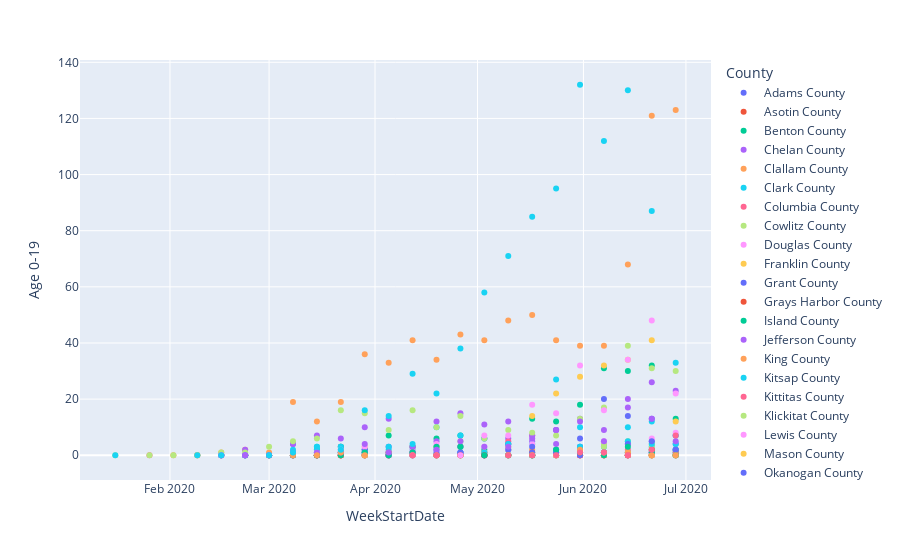

This figure's notebook cell:
### Code cell
px.scatter(df, x="WeekStartDate", y="Age 0-19", color='County')

### Figure 1 — Plotly figure (JSON) as saved in the notebook; plotly's stock layout.template omitted (floating-point values rounded to 4 significant figures)
{"data": [{"hoverlabel": {"namelength": 0}, "hovertemplate": "County=Adams County<br>WeekStartDate=%{x}<br>Age 0-19=%{y}", "legendgroup": "Adams County", "marker": {"color": "#636efa", "symbol": "circle"}, "mode": "markers", "name": "Adams County", "showlegend": true, "type": "scatter", "x": ["2020-03-08", "2020-03-15", "2020-03-22", "2020-03-29", "2020-04-05", "2020-04-12", "2020-04-19", "2020-04-26", "2020-05-03", "2020-05-10", "2020-05-17", "2020-05-24", "2020-05-31", "2020-06-07", "2020-06-14", "2020-06-21", "2020-06-28"], "xaxis": "x", "y": [0, 0, 0, 2, 1, 0, 0, 0, 1, 0, 0, 2, 6, 1, 1, 1, 2], "yaxis": "y"}, {"hoverlabel": {"namelength": 0}, "hovertemplate": "County=Asotin County<br>WeekStartDate=%{x}<br>Age 0-19=%{y}", "legendgroup": "Asotin County", "marker": {"color": "#EF553B", "symbol": "circle"}, "mode": "markers", "name": "Asotin County", "showlegend": true, "type": "scatter", "x": ["2020-03-15", "2020-03-29", "2020-04-05", "2020-04-12", "2020-04-19", "2020-05-17", "2020-05-31", "2020-06-21"], "xaxis": "x", "y": [0, 0, 0, 1, 0, 0, 0, 0], "yaxis": "y"}, {"hoverlabel": {"namelength": 0}, "hovertemplate": "County=Benton County<br>WeekStartDate=%{x}<br>Age 0-19=%{y}", "legendgroup": "Benton County", "marker": {"color": "#00cc96", "symbol": "circle"}, "mode": "markers", "name": "Benton County", "showlegend": true, "type": "scatter", "x": ["2020-02-16", "2020-03-01", "2020-03-08", "2020-03-15", "2020-03-22", "2020-03-29", "2020-04-05", "2020-04-12", "2020-04-19", "2020-04-26", "2020-05-03", "2020-05-10", "2020-05-17", "2020-05-24", "2020-05-31", "2020-06-07", "2020-06-14", "2020-06-21", "2020-06-28"], "xaxis": "x", "y": [0, 0, 0, 2, 3, 2, 7, 3, 6, 7, 2, 4, 13, 12, 18, 31, 30, 32, 13], "yaxis": "y"}, {"hoverlabel": {"namelength": 0}, "hovertemplate": "County=Chelan County<br>WeekStartDate=%{x}<br>Age 0-19=%{y}", "legendgroup": "Chelan County", "marker": {"color": "#ab63fa", "symbol": "circle"}, "mode": "markers", "name": "Chelan County", "showlegend": true, "type": "scatter", "x": ["2020-02-09", "2020-03-08", "2020-03-15", "2020-03-22", "2020-03-29", "2020-04-05", "2020-04-12", "2020-04-19", "2020-04-26", "2020-05-03", "2020-05-10", "2020-05-17", "2020-05-24", "2020-05-31", "2020-06-07", "2020-06-14", "2020-06-21", "2020-06-28"], "xaxis": "x", "y": [0, 0, 0, 0, 1, 0, 1, 5, 1, 6, 6, 5, 4, 2, 4, 0, 5, 7], "yaxis": "y"}, {"hoverlabel": {"namelength": 0}, "hovertemplate": "County=Clallam County<br>WeekStartDate=%{x}<br>Age 0-19=%{y}", "legendgroup": "Clallam County", "marker": {"color": "#FFA15A", "symbol": "circle"}, "mode": "markers", "name": "Clallam County", "showlegend": true, "type": "scatter", "x": ["2020-03-01", "2020-03-08", "2020-03-15", "2020-03-29", "2020-04-05", "2020-04-19", "2020-04-26", "2020-05-10", "2020-05-17", "2020-05-24", "2020-05-31", "2020-06-07", "2020-06-14", "2020-06-21", "2020-06-28"], "xaxis": "x", "y": [0, 0, 0, 0, 0, 0, 0, 2, 2, 0, 0, 0, 0, 2, 0], "yaxis": "y"}, {"hoverlabel": {"namelength": 0}, "hovertemplate": "County=Clark County<br>WeekStartDate=%{x}<br>Age 0-19=%{y}", "legendgroup": "Clark County", "marker": {"color": "#19d3f3", "symbol": "circle"}, "mode": "markers", "name": "Clark County", "showlegend": true, "type": "scatter", "x": ["2020-02-23", "2020-03-01", "2020-03-08", "2020-03-15", "2020-03-22", "2020-03-29", "2020-04-05", "2020-04-12", "2020-04-19", "2020-04-26", "2020-05-03", "2020-05-10", "2020-05-17", "2020-05-24", "2020-05-31", "2020-06-07", "2020-06-14", "2020-06-21", "2020-06-28"], "xaxis": "x", "y": [0, 0, 0, 2, 0, 1, 2, 2, 3, 3, 6, 2, 4, 27, 10, 3, 10, 12, 7], "yaxis": "y"}, {"hoverlabel": {"namelength": 0}, "hovertemplate": "County=Columbia County<br>WeekStartDate=%{x}<br>Age 0-19=%{y}", "legendgroup": "Columbia County", "marker": {"color": "#FF6692", "symbol": "circle"}, "mode": "markers", "name": "Columbia County", "showlegend": true, "type": "scatter", "x": ["2020-03-01", "2020-06-07", "2020-06-14"], "xaxis": "x", "y": [0, 0, 4], "yaxis": "y"}, {"hoverlabel": {"namelength": 0}, "hovertemplate": "County=Cowlitz County<br>WeekStartDate=%{x}<br>Age 0-19=%{y}", "legendgroup": "Cowlitz County", "marker": {"color": "#B6E880", "symbol": "circle"}, "mode": "markers", "name": "Cowlitz County", "showlegend": true, "type": "scatter", "x": ["2020-02-23", "2020-03-01", "2020-03-08", "2020-03-15", "2020-03-22", "2020-03-29", "2020-04-05", "2020-04-12", "2020-04-19", "2020-04-26", "2020-05-03", "2020-05-10", "2020-05-17", "2020-05-24", "2020-05-31", "2020-06-07", "2020-06-14", "2020-06-21", "2020-06-28"], "xaxis": "x", "y": [0, 0, 0, 0, 0, 1, 0, 0, 0, 5, 1, 0, 0, 0, 2, 4, 5, 4, 2], "yaxis": "y"}, {"hoverlabel": {"namelength": 0}, "hovertemplate": "County=Douglas County<br>WeekStartDate=%{x}<br>Age 0-19=%{y}", "legendgroup": "Douglas County", "marker": {"color": "#FF97FF", "symbol": "circle"}, "mode": "markers", "name": "Douglas County", "showlegend": true, "type": "scatter", "x": ["2020-03-01", "2020-03-08", "2020-03-15", "2020-03-22", "2020-03-29", "2020-04-05", "2020-04-12", "2020-04-19", "2020-04-26", "2020-05-03", "2020-05-10", "2020-05-17", "2020-05-24", "2020-05-31", "2020-06-07", "2020-06-14", "2020-06-21", "2020-06-28"], "xaxis": "x", "y": [0, 0, 0, 3, 1, 0, 2, 0, 1, 3, 2, 4, 1, 0, 5, 4, 6, 8], "yaxis": "y"}, {"hoverlabel": {"namelength": 0}, "hovertemplate": "County=Franklin County<br>WeekStartDate=%{x}<br>Age 0-19=%{y}", "legendgroup": "Franklin County", "marker": {"color": "#FECB52", "symbol": "circle"}, "mode": "markers", "name": "Franklin County", "showlegend": true, "type": "scatter", "x": ["2020-02-09", "2020-02-23", "2020-03-01", "2020-03-08", "2020-03-15", "2020-03-22", "2020-03-29", "2020-04-05", "2020-04-12", "2020-04-19", "2020-04-26", "2020-05-03", "2020-05-10", "2020-05-17", "2020-05-24", "2020-05-31", "2020-06-07", "2020-06-14", "2020-06-21", "2020-06-28"], "xaxis": "x", "y": [0, 0, 0, 0, 0, 1, 3, 1, 3, 3, 3, 0, 3, 14, 22, 28, 32, 34, 41, 12], "yaxis": "y"}, {"hoverlabel": {"namelength": 0}, "hovertemplate": "County=Grant County<br>WeekStartDate=%{x}<br>Age 0-19=%{y}", "legendgroup": "Grant County", "marker": {"color": "#636efa", "symbol": "circle"}, "mode": "markers", "name": "Grant County", "showlegend": true, "type": "scatter", "x": ["2020-02-16", "2020-02-23", "2020-03-01", "2020-03-08", "2020-03-15", "2020-03-22", "2020-03-29", "2020-04-05", "2020-04-12", "2020-04-19", "2020-04-26", "2020-05-03", "2020-05-10", "2020-05-17", "2020-05-24", "2020-05-31", "2020-06-07", "2020-06-14", "2020-06-21", "2020-06-28"], "xaxis": "x", "y": [0, 0, 0, 4, 1, 2, 1, 3, 3, 2, 1, 0, 2, 3, 9, 2, 20, 14, 13, 2], "yaxis": "y"}, {"hoverlabel": {"namelength": 0}, "hovertemplate": "County=Grays Harbor County<br>WeekStartDate=%{x}<br>Age 0-19=%{y}", "legendgroup": "Grays Harbor County", "marker": {"color": "#EF553B", "symbol": "circle"}, "mode": "markers", "name": "Grays Harbor County", "showlegend": true, "type": "scatter", "x": ["2020-02-16", "2020-02-23", "2020-03-01", "2020-03-15", "2020-03-22", "2020-03-29", "2020-04-05", "2020-04-26", "2020-05-03", "2020-05-17", "2020-05-24", "2020-05-31", "2020-06-07", "2020-06-14", "2020-06-21", "2020-06-28"], "xaxis": "x", "y": [0, 0, 0, 0, 0, 0, 0, 0, 0, 1, 0, 0, 0, 1, 0, 0], "yaxis": "y"}, {"hoverlabel": {"namelength": 0}, "hovertemplate": "County=Island County<br>WeekStartDate=%{x}<br>Age 0-19=%{y}", "legendgroup": "Island County", "marker": {"color": "#00cc96", "symbol": "circle"}, "mode": "markers", "name": "Island County", "showlegend": true, "type": "scatter", "x": ["2020-02-23", "2020-03-01", "2020-03-08", "2020-03-15", "2020-03-22", "2020-03-29", "2020-04-05", "2020-04-12", "2020-04-19", "2020-04-26", "2020-05-03", "2020-05-10", "2020-05-24", "2020-06-07", "2020-06-14", "2020-06-21", "2020-06-28"], "xaxis": "x", "y": [0, 0, 0, 0, 3, 0, 0, 0, 0, 0, 0, 0, 0, 1, 0, 2, 0], "yaxis": "y"}, {"hoverlabel": {"namelength": 0}, "hovertemplate": "County=Jefferson County<br>WeekStartDate=%{x}<br>Age 0-19=%{y}", "legendgroup": "Jefferson County", "marker": {"color": "#ab63fa", "symbol": "circle"}, "mode": "markers", "name": "Jefferson County", "showlegend": true, "type": "scatter", "x": ["2020-02-23", "2020-03-01", "2020-03-08", "2020-03-15", "2020-03-22", "2020-03-29", "2020-05-31", "2020-06-07", "2020-06-14", "2020-06-21", "2020-06-28"], "xaxis": "x", "y": [0, 0, 0, 0, 0, 0, 1, 0, 0, 1, 0], "yaxis": "y"}, {"hoverlabel": {"namelength": 0}, "hovertemplate": "County=King County<br>WeekStartDate=%{x}<br>Age 0-19=%{y}", "legendgroup": "King County", "marker": {"color": "#FFA15A", "symbol": "circle"}, "mode": "markers", "name": "King County", "showlegend": true, "type": "scatter", "x": ["2020-02-02", "2020-02-09", "2020-02-16", "2020-02-23", "2020-03-01", "2020-03-08", "2020-03-15", "2020-03-22", "2020-03-29", "2020-04-05", "2020-04-12", "2020-04-19", "2020-04-26", "2020-05-03", "2020-05-10", "2020-05-17", "2020-05-24", "2020-05-31", "2020-06-07", "2020-06-14", "2020-06-21", "2020-06-28"], "xaxis": "x", "y": [0, 0, 1, 2, 1, 19, 12, 19, 36, 33, 41, 34, 43, 41, 48, 50, 41, 39, 39, 68, 121, 123], "yaxis": "y"}, {"hoverlabel": {"namelength": 0}, "hovertemplate": "County=Kitsap County<br>WeekStartDate=%{x}<br>Age 0-19=%{y}", "legendgroup": "Kitsap County", "marker": {"color": "#19d3f3", "symbol": "circle"}, "mode": "markers", "name": "Kitsap County", "showlegend": true, "type": "scatter", "x": ["2020-02-16", "2020-02-23", "2020-03-01", "2020-03-08", "2020-03-15", "2020-03-22", "2020-03-29", "2020-04-05", "2020-04-12", "2020-04-19", "2020-04-26", "2020-05-03", "2020-05-10", "2020-05-24", "2020-05-31", "2020-06-07", "2020-06-14", "2020-06-21", "2020-06-28"], "xaxis": "x", "y": [0, 0, 0, 2, 1, 1, 1, 0, 1, 0, 1, 0, 0, 0, 3, 1, 1, 3, 2], "yaxis": "y"}, {"hoverlabel": {"namelength": 0}, "hovertemplate": "County=Kittitas County<br>WeekStartDate=%{x}<br>Age 0-19=%{y}", "legendgroup": "Kittitas County", "marker": {"color": "#FF6692", "symbol": "circle"}, "mode": "markers", "name": "Kittitas County", "showlegend": true, "type": "scatter", "x": ["2020-01-26", "2020-02-16", "2020-03-08", "2020-03-15", "2020-03-22", "2020-03-29", "2020-04-05", "2020-04-19", "2020-04-26", "2020-05-03", "2020-05-10", "2020-05-17", "2020-05-24", "2020-05-31", "2020-06-07", "2020-06-14", "2020-06-21", "2020-06-28"], "xaxis": "x", "y": [0, 0, 0, 0, 0, 0, 0, 0, 0, 1, 5, 7, 2, 0, 1, 2, 1, 0], "yaxis": "y"}, {"hoverlabel": {"namelength": 0}, "hovertemplate": "County=Klickitat County<br>WeekStartDate=%{x}<br>Age 0-19=%{y}", "legendgroup": "Klickitat County", "marker": {"color": "#B6E880", "symbol": "circle"}, "mode": "markers", "name": "Klickitat County", "showlegend": true, "type": "scatter", "x": ["2020-03-01", "2020-03-15", "2020-03-22", "2020-03-29", "2020-04-05", "2020-04-19", "2020-04-26", "2020-05-03", "2020-05-10", "2020-05-17", "2020-05-24", "2020-05-31", "2020-06-07", "2020-06-14", "2020-06-21", "2020-06-28"], "xaxis": "x", "y": [0, 0, 0, 1, 0, 0, 0, 1, 0, 0, 1, 1, 3, 1, 3, 0], "yaxis": "y"}, {"hoverlabel": {"namelength": 0}, "hovertemplate": "County=Lewis County<br>WeekStartDate=%{x}<br>Age 0-19=%{y}", "legendgroup": "Lewis County", "marker": {"color": "#FF97FF", "symbol": "circle"}, "mode": "markers", "name": "Lewis County", "showlegend": true, "type": "scatter", "x": ["2020-03-08", "2020-03-15", "2020-03-22", "2020-03-29", "2020-04-05", "2020-04-12", "2020-04-19", "2020-04-26", "2020-05-03", "2020-05-10", "2020-05-24", "2020-06-07", "2020-06-14", "2020-06-21", "2020-06-28"], "xaxis": "x", "y": [0, 0, 0, 0, 0, 0, 0, 0, 0, 0, 0, 0, 0, 1, 0], "yaxis": "y"}, {"hoverlabel": {"namelength": 0}, "hovertemplate": "County=Mason County<br>WeekStartDate=%{x}<br>Age 0-19=%{y}", "legendgroup": "Mason County", "marker": {"color": "#FECB52", "symbol": "circle"}, "mode": "markers", "name": "Mason County", "showlegend": true, "type": "scatter", "x": ["2020-03-01", "2020-03-08", "2020-03-15", "2020-03-22", "2020-03-29", "2020-04-12", "2020-04-19", "2020-04-26", "2020-05-03", "2020-05-10", "2020-05-17", "2020-05-24", "2020-05-31", "2020-06-07", "2020-06-14", "2020-06-21", "2020-06-28"], "xaxis": "x", "y": [0, 0, 0, 0, 0, 0, 0, 0, 0, 0, 0, 0, 1, 0, 0, 0, 0], "yaxis": "y"}, {"hoverlabel": {"namelength": 0}, "hovertemplate": "County=Okanogan County<br>WeekStartDate=%{x}<br>Age 0-19=%{y}", "legendgroup": "Okanogan County", "marker": {"color": "#636efa", "symbol": "circle"}, "mode": "markers", "name": "Okanogan County", "showlegend": true, "type": "scatter", "x": ["2020-03-08", "2020-03-15", "2020-03-22", "2020-03-29", "2020-04-05", "2020-04-12", "2020-04-19", "2020-04-26", "2020-05-03", "2020-05-10", "2020-05-17", "2020-05-24", "2020-05-31", "2020-06-07", "2020-06-14", "2020-06-21", "2020-06-28"], "xaxis": "x", "y": [0, 0, 1, 2, 1, 0, 0, 1, 0, 4, 1, 1, 3, 1, 0, 1, 4], "yaxis": "y"}, {"hoverlabel": {"namelength": 0}, "hovertemplate": "County=Pacific County<br>WeekStartDate=%{x}<br>Age 0-19=%{y}", "legendgroup": "Pacific County", "marker": {"color": "#EF553B", "symbol": "circle"}, "mode": "markers", "name": "Pacific County", "showlegend": true, "type": "scatter", "x": ["2020-03-29", "2020-04-05", "2020-04-19", "2020-04-26", "2020-05-03", "2020-05-31", "2020-06-07", "2020-06-21"], "xaxis": "x", "y": [0, 0, 0, 0, 0, 0, 0, 2], "yaxis": "y"}, {"hoverlabel": {"namelength": 0}, "hovertemplate": "County=Pend Oreille County<br>WeekStartDate=%{x}<br>Age 0-19=%{y}", "legendgroup": "Pend Oreille County", "marker": {"color": "#00cc96", "symbol": "circle"}, "mode": "markers", "name": "Pend Oreille County", "showlegend": true, "type": "scatter", "x": ["2020-03-15", "2020-04-05", "2020-05-17", "2020-06-21", "2020-06-28"], "xaxis": "x", "y": [0, 0, 0, 0, 1], "yaxis": "y"}, {"hoverlabel": {"namelength": 0}, "hovertemplate": "County=Pierce County<br>WeekStartDate=%{x}<br>Age 0-19=%{y}", "legendgroup": "Pierce County", "marker": {"color": "#ab63fa", "symbol": "circle"}, "mode": "markers", "name": "Pierce County", "showlegend": true, "type": "scatter", "x": ["2020-02-16", "2020-02-23", "2020-03-01", "2020-03-08", "2020-03-15", "2020-03-22", "2020-03-29", "2020-04-05", "2020-04-12", "2020-04-19", "2020-04-26", "2020-05-03", "2020-05-10", "2020-05-17", "2020-05-24", "2020-05-31", "2020-06-07", "2020-06-14", "2020-06-21", "2020-06-28"], "xaxis": "x", "y": [0, 2, 0, 4, 7, 6, 10, 13, 3, 12, 15, 11, 12, 7, 9, 13, 9, 20, 13, 23], "yaxis": "y"}, {"hoverlabel": {"namelength": 0}, "hovertemplate": "County=San Juan County<br>WeekStartDate=%{x}<br>Age 0-19=%{y}", "legendgroup": "San Juan County", "marker": {"color": "#FFA15A", "symbol": "circle"}, "mode": "markers", "name": "San Juan County", "showlegend": true, "type": "scatter", "x": ["2020-03-08", "2020-03-15", "2020-03-22", "2020-03-29", "2020-04-05", "2020-04-12", "2020-06-07", "2020-06-14", "2020-06-21"], "xaxis": "x", "y": [0, 0, 0, 0, 1, 0, 0, 1, 0], "yaxis": "y"}, {"hoverlabel": {"namelength": 0}, "hovertemplate": "County=Skagit County<br>WeekStartDate=%{x}<br>Age 0-19=%{y}", "legendgroup": "Skagit County", "marker": {"color": "#19d3f3", "symbol": "circle"}, "mode": "markers", "name": "Skagit County", "showlegend": true, "type": "scatter", "x": ["2020-02-16", "2020-02-23", "2020-03-01", "2020-03-08", "2020-03-15", "2020-03-22", "2020-03-29", "2020-04-05", "2020-04-12", "2020-04-19", "2020-04-26", "2020-05-03", "2020-05-10", "2020-05-17", "2020-05-24", "2020-05-31", "2020-06-07", "2020-06-14", "2020-06-21", "2020-06-28"], "xaxis": "x", "y": [0, 0, 0, 1, 3, 3, 0, 3, 4, 10, 7, 1, 4, 0, 2, 3, 1, 5, 4, 4], "yaxis": "y"}, {"hoverlabel": {"namelength": 0}, "hovertemplate": "County=Skamania County<br>WeekStartDate=%{x}<br>Age 0-19=%{y}", "legendgroup": "Skamania County", "marker": {"color": "#FF6692", "symbol": "circle"}, "mode": "markers", "name": "Skamania County", "showlegend": true, "type": "scatter", "x": ["2020-03-22", "2020-04-05", "2020-06-14", "2020-06-21", "2020-06-28"], "xaxis": "x", "y": [0, 0, 0, 0, 1], "yaxis": "y"}, {"hoverlabel": {"namelength": 0}, "hovertemplate": "County=Snohomish County<br>WeekStartDate=%{x}<br>Age 0-19=%{y}", "legendgroup": "Snohomish County", "marker": {"color": "#B6E880", "symbol": "circle"}, "mode": "markers", "name": "Snohomish County", "showlegend": true, "type": "scatter", "x": ["2020-01-16", "2020-01-26", "2020-02-02", "2020-02-09", "2020-02-16", "2020-02-23", "2020-03-01", "2020-03-08", "2020-03-15", "2020-03-22", "2020-03-29", "2020-04-05", "2020-04-12", "2020-04-19", "2020-04-26", "2020-05-03", "2020-05-10", "2020-05-17", "2020-05-24", "2020-05-31", "2020-06-07", "2020-06-14", "2020-06-21", "2020-06-28"], "xaxis": "x", "y": [0, 0, 0, 0, 1, 1, 3, 5, 6, 16, 15, 9, 16, 10, 14, 6, 9, 8, 7, 13, 17, 39, 31, 30], "yaxis": "y"}, {"hoverlabel": {"namelength": 0}, "hovertemplate": "County=Spokane County<br>WeekStartDate=%{x}<br>Age 0-19=%{y}", "legendgroup": "Spokane County", "marker": {"color": "#FF97FF", "symbol": "circle"}, "mode": "markers", "name": "Spokane County", "showlegend": true, "type": "scatter", "x": ["2020-02-16", "2020-02-23", "2020-03-01", "2020-03-08", "2020-03-15", "2020-03-22", "2020-03-29", "2020-04-05", "2020-04-12", "2020-04-19", "2020-04-26", "2020-05-03", "2020-05-10", "2020-05-17", "2020-05-24", "2020-05-31", "2020-06-07", "2020-06-14", "2020-06-21", "2020-06-28"], "xaxis": "x", "y": [0, 0, 0, 0, 1, 2, 3, 0, 0, 4, 0, 7, 7, 18, 15, 32, 16, 34, 48, 22], "yaxis": "y"}, {"hoverlabel": {"namelength": 0}, "hovertemplate": "County=Stevens County<br>WeekStartDate=%{x}<br>Age 0-19=%{y}", "legendgroup": "Stevens County", "marker": {"color": "#FECB52", "symbol": "circle"}, "mode": "markers", "name": "Stevens County", "showlegend": true, "type": "scatter", "x": ["2020-03-01", "2020-03-08", "2020-03-15", "2020-03-22", "2020-03-29", "2020-04-12", "2020-05-10", "2020-05-17", "2020-05-24", "2020-06-07", "2020-06-21", "2020-06-28"], "xaxis": "x", "y": [0, 0, 0, 0, 0, 1, 0, 0, 0, 1, 0, 0], "yaxis": "y"}, {"hoverlabel": {"namelength": 0}, "hovertemplate": "County=Thurston County<br>WeekStartDate=%{x}<br>Age 0-19=%{y}", "legendgroup": "Thurston County", "marker": {"color": "#636efa", "symbol": "circle"}, "mode": "markers", "name": "Thurston County", "showlegend": true, "type": "scatter", "x": ["2020-02-23", "2020-03-01", "2020-03-08", "2020-03-15", "2020-03-22", "2020-03-29", "2020-04-05", "2020-04-12", "2020-04-19", "2020-04-26", "2020-05-03", "2020-05-10", "2020-05-17", "2020-05-24", "2020-05-31", "2020-06-07", "2020-06-14", "2020-06-21", "2020-06-28"], "xaxis": "x", "y": [0, 0, 0, 0, 1, 1, 0, 1, 1, 3, 0, 0, 0, 1, 0, 1, 4, 5, 2], "yaxis": "y"}, {"hoverlabel": {"namelength": 0}, "hovertemplate": "County=Wahkiakum County<br>WeekStartDate=%{x}<br>Age 0-19=%{y}", "legendgroup": "Wahkiakum County", "marker": {"color": "#EF553B", "symbol": "circle"}, "mode": "markers", "name": "Wahkiakum County", "showlegend": true, "type": "scatter", "x": ["2020-03-15", "2020-03-22", "2020-05-03", "2020-06-14"], "xaxis": "x", "y": [0, 0, 0, 0], "yaxis": "y"}, {"hoverlabel": {"namelength": 0}, "hovertemplate": "County=Walla Walla County<br>WeekStartDate=%{x}<br>Age 0-19=%{y}", "legendgroup": "Walla Walla County", "marker": {"color": "#00cc96", "symbol": "circle"}, "mode": "markers", "name": "Walla Walla County", "showlegend": true, "type": "scatter", "x": ["2020-03-08", "2020-03-15", "2020-03-22", "2020-03-29", "2020-04-05", "2020-04-12", "2020-04-19", "2020-04-26", "2020-05-03", "2020-05-10", "2020-05-17", "2020-05-24", "2020-05-31", "2020-06-07", "2020-06-14", "2020-06-21", "2020-06-28"], "xaxis": "x", "y": [0, 0, 0, 1, 0, 1, 3, 3, 0, 0, 0, 2, 1, 0, 3, 1, 0], "yaxis": "y"}, {"hoverlabel": {"namelength": 0}, "hovertemplate": "County=Whatcom County<br>WeekStartDate=%{x}<br>Age 0-19=%{y}", "legendgroup": "Whatcom County", "marker": {"color": "#ab63fa", "symbol": "circle"}, "mode": "markers", "name": "Whatcom County", "showlegend": true, "type": "scatter", "x": ["2020-02-16", "2020-02-23", "2020-03-01", "2020-03-08", "2020-03-15", "2020-03-22", "2020-03-29", "2020-04-05", "2020-04-12", "2020-04-19", "2020-04-26", "2020-05-03", "2020-05-10", "2020-05-17", "2020-05-24", "2020-05-31", "2020-06-07", "2020-06-14", "2020-06-21", "2020-06-28"], "xaxis": "x", "y": [0, 0, 0, 1, 1, 1, 4, 1, 0, 2, 5, 3, 3, 6, 9, 12, 5, 17, 26, 5], "yaxis": "y"}, {"hoverlabel": {"namelength": 0}, "hovertemplate": "County=Whitman County<br>WeekStartDate=%{x}<br>Age 0-19=%{y}", "legendgroup": "Whitman County", "marker": {"color": "#FFA15A", "symbol": "circle"}, "mode": "markers", "name": "Whitman County", "showlegend": true, "type": "scatter", "x": ["2020-03-08", "2020-03-15", "2020-03-22", "2020-03-29", "2020-04-12", "2020-04-19", "2020-05-10", "2020-05-17", "2020-05-31", "2020-06-07", "2020-06-14", "2020-06-21", "2020-06-28"], "xaxis": "x", "y": [0, 0, 1, 0, 0, 0, 0, 0, 2, 1, 0, 0, 0], "yaxis": "y"}, {"hoverlabel": {"namelength": 0}, "hovertemplate": "County=Yakima County<br>WeekStartDate=%{x}<br>Age 0-19=%{y}", "legendgroup": "Yakima County", "marker": {"color": "#19d3f3", "symbol": "circle"}, "mode": "markers", "name": "Yakima County", "showlegend": true, "type": "scatter", "x": ["2020-01-16", "2020-02-09", "2020-02-16", "2020-03-01", "2020-03-08", "2020-03-15", "2020-03-22", "2020-03-29", "2020-04-05", "2020-04-12", "2020-04-19", "2020-04-26", "2020-05-03", "2020-05-10", "2020-05-17", "2020-05-24", "2020-05-31", "2020-06-07", "2020-06-14", "2020-06-21", "2020-06-28"], "xaxis": "x", "y": [0, 0, 0, 0, 1, 3, 2, 16, 14, 29, 22, 38, 58, 71, 85, 95, 132, 112, 130, 87, 33], "yaxis": "y"}, {"hoverlabel": {"namelength": 0}, "hovertemplate": "County=Unassigned<br>WeekStartDate=%{x}<br>Age 0-19=%{y}", "legendgroup": "Unassigned", "marker": {"color": "#FF6692", "symbol": "circle"}, "mode": "markers", "name": "Unassigned", "showlegend": true, "type": "scatter", "x": ["2020-04-12", "2020-04-19", "2020-05-10", "2020-05-17", "2020-05-24", "2020-05-31", "2020-06-07", "2020-06-14", "2020-06-21", "2020-06-28"], "xaxis": "x", "y": [0, 0, 0, 0, 0, 1, 1, 0, 2, 7], "yaxis": "y"}], "layout": {"legend": {"title": {"text": "County"}, "tracegroupgap": 0}, "margin": {"t": 60}, "xaxis": {"anchor": "y", "domain": [0, 1], "title": {"text": "WeekStartDate"}}, "yaxis": {"anchor": "x", "domain": [0, 1], "title": {"text": "Age 0-19"}}}}
